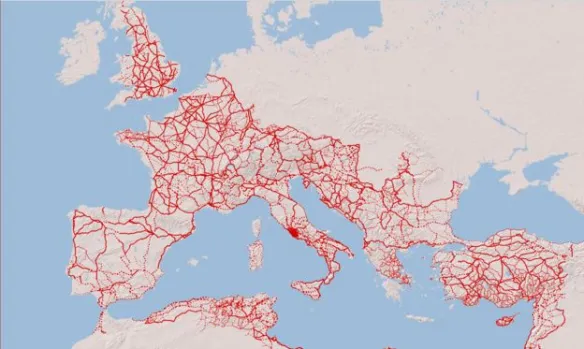
#> input picture assets/img/Carreteras.webp, 584 x 349 px
$ python remove_bg.py ../assets/img/Carreteras.webp ../assets/img/administracion.webp
#> lines starting #> are read from the running program, lines starting #| are printed output that depends on the picture; after the words box and inside, x2 and y2 are one past the last pixel; in counts of white or black regions, pixels touching at a corner belong together
"""Quita el fondo blanco de una imagen mediante flood-fill desde los bordes,
para no tocar blancos internos (letras, brillos). Guarda como PNG con alpha."""
import sys
from collections import deque
import numpy as np
from PIL import Image, ImageFilter

def remove_white_background(path_in, path_out, thresh=235, tol=18):
#> called with path_in = '../assets/img/Carreteras.webp', path_out = '../assets/img/administracion.webp', thresh = 235, tol = 18
    im = Image.open(path_in).convert("RGBA")
    arr = np.array(im)
    h, w = arr.shape[:2]
#> h = 349; w = 584
    rgb = arr[:, :, :3].astype(int)

    # "Cercano a blanco": todos los canales altos y poca diferencia entre ellos
    maxc = rgb.max(axis=2)
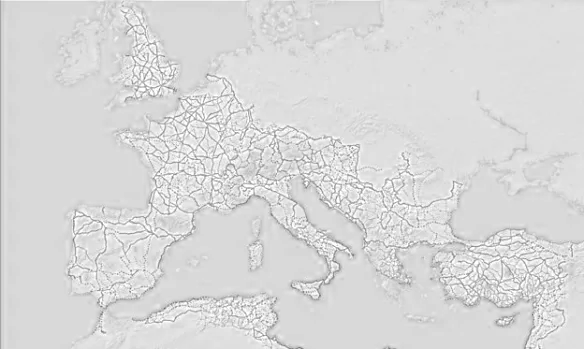
#> maxc: shape (349, 584) int64; min 109, max 255, mean 217.1
    minc = rgb.min(axis=2)
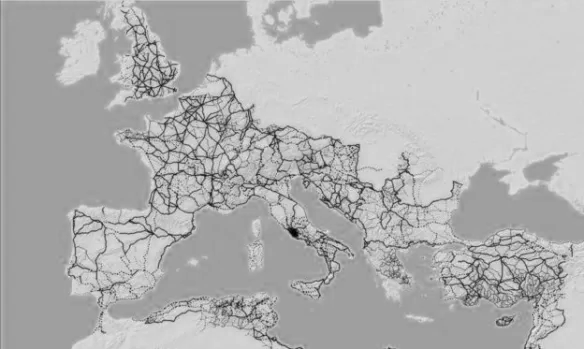
#> minc: shape (349, 584) int64; min 0, max 236, mean 177.3
    is_whiteish = (minc >= thresh - tol) & (maxc - minc <= tol)
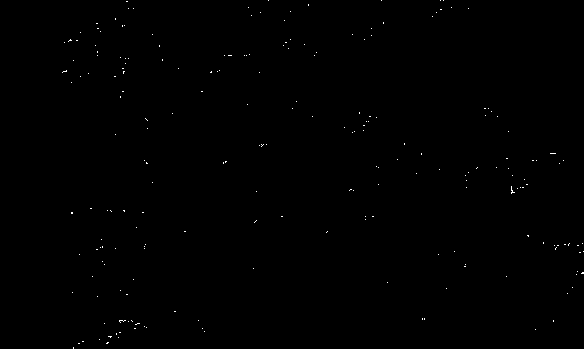
#> is_whiteish: shape (349, 584) bool; 0.17% white in thin lines or dots, all inside (x1, y1, x2, y2) = (62, 0, 584, 349)

    visited = np.zeros((h, w), dtype=bool)
    q = deque()
    for x in range(w):
        for y in (0, h - 1):
            if is_whiteish[y, x] and not visited[y, x]:
                visited[y, x] = True
                q.append((x, y))
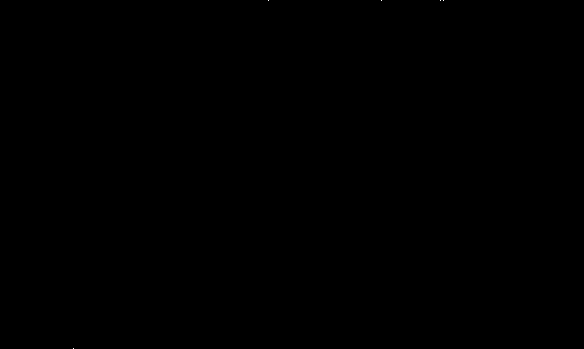
#> visited: shape (349, 584) bool; 0% white in thin lines or dots, all inside (x1, y1, x2, y2) = (73, 0, 444, 349)
    for y in range(h):
        for x in (0, w - 1):
            if is_whiteish[y, x] and not visited[y, x]:
                visited[y, x] = True
                q.append((x, y))
#> visited: shape (349, 584) bool; 0% white in thin lines or dots, all inside (x1, y1, x2, y2) = (73, 0, 584, 349)

    while q:
        x, y = q.popleft()
        for dx, dy in ((1,0),(-1,0),(0,1),(0,-1)):
            nx, ny = x+dx, y+dy
            if 0 <= nx < w and 0 <= ny < h and not visited[ny, nx] and is_whiteish[ny, nx]:
                visited[ny, nx] = True
                q.append((nx, ny))

    alpha = arr[:, :, 3].copy()
#> alpha: shape (349, 584); every value is 255
    alpha[visited] = 0
    alpha_img = Image.fromarray(alpha, mode="L").filter(ImageFilter.GaussianBlur(radius=0.6))
    arr[:, :, 3] = np.array(alpha_img)
#> arr: shape (349, 584, 4); mean R, G, B, A 194.2, 190.3, 200.9, 255
    Image.fromarray(arr, mode="RGBA").save(path_out)
    print(f"{path_in} -> {path_out} ({visited.sum()} px de fondo removidos de {h*w})")
#| ../assets/img/Carreteras.webp -> ../assets/img/administracion.webp (12 px de fondo removidos de 203816)

if __name__ == "__main__":
    remove_white_background(sys.argv[1], sys.argv[2])

$ run again, on assets/img/provincias-imperio.webp
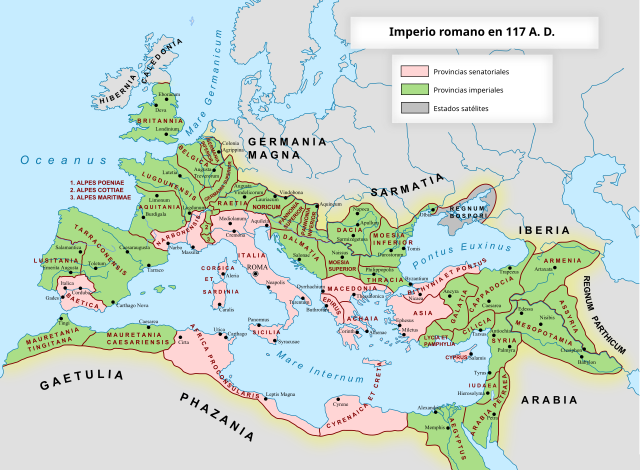
#> input picture assets/img/provincias-imperio.webp, 1280 x 940 px (shown at 1/2 size)
#> maxc: shape (940, 1280) int64; 256 distinct labels, from 0 to 255
#> minc: shape (940, 1280) int64; 256 distinct labels, from 0 to 255
#> is_whiteish: shape (940, 1280) bool; 35% white; 137 white regions (94 under 20 px), largest, box (x1, y1, x2, y2) and area: (665, 0, 1280, 940) 122578, (0, 723, 876, 940) 107828, (476, 143, 907, 406) 51514
#> after the loop in remove_white_background, `for y in range(h):`:
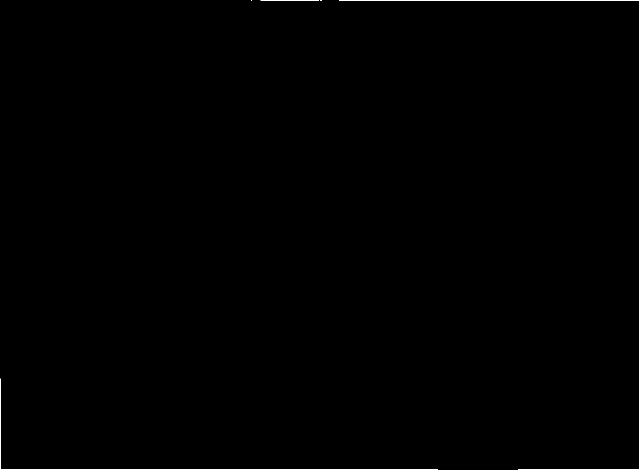
#> visited: shape (940, 1280) bool (shown at 1/2 size); 0.25% white in thin lines or dots
#> in remove_white_background, `arr[:, :, 3] = np.array(alpha_img)`:
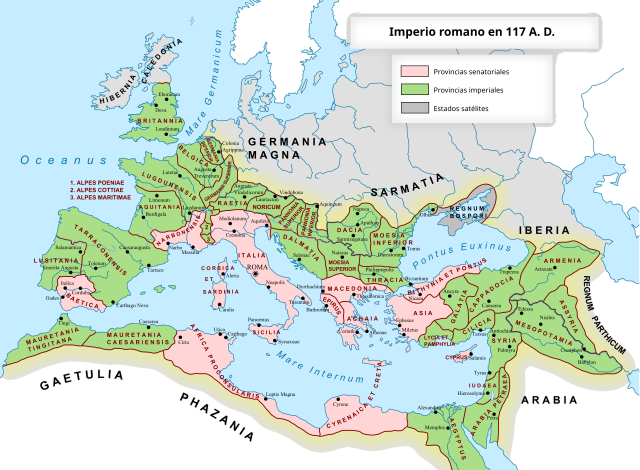
#> arr: shape (940, 1280, 4) (shown at 1/2 size); mean R, G, B, A 201.1, 217.6, 210, 201.6; transparent parts drawn white
#| ../assets/img/provincias-imperio.webp -> ../assets/img/provincias-imperio.webp (251909 px de fondo removidos de 1203200)
